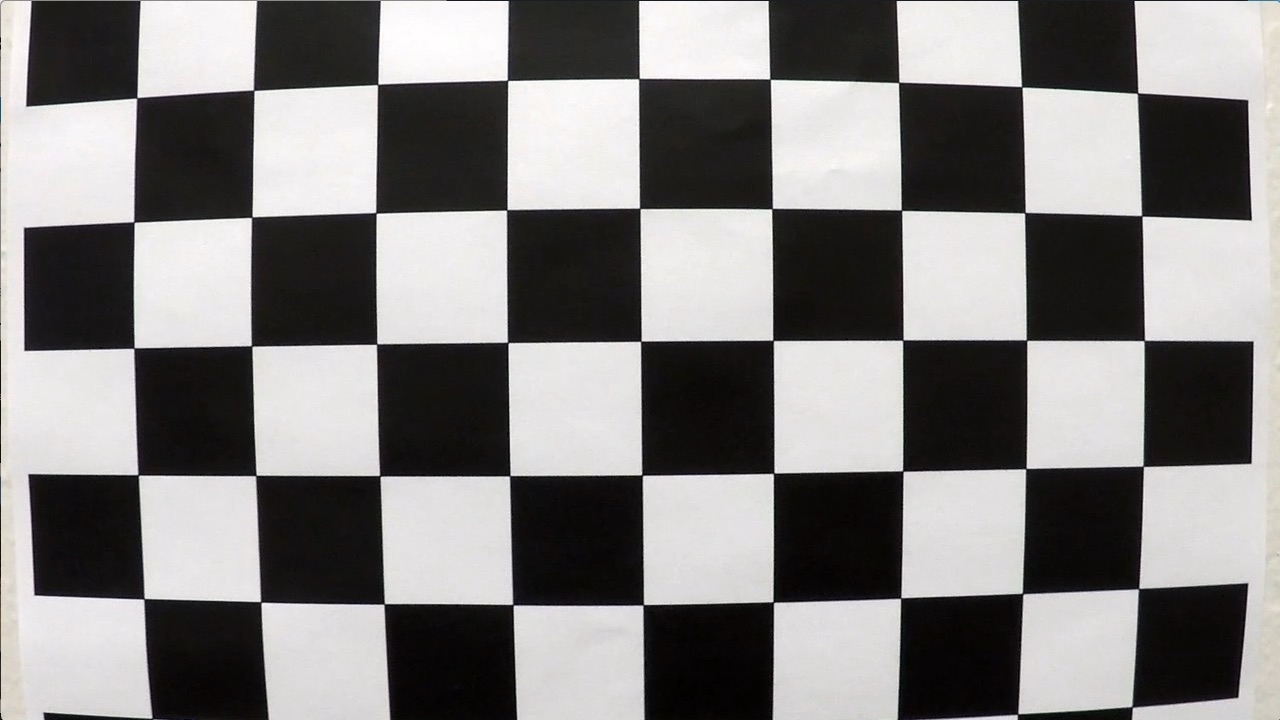
#> input picture camera_cal/calibration1.jpg, 1280 x 720 px
$ jupyter execute --allow-errors v1.ipynb   (shell and % lines are left out)   (older library calls are emulated)
#> lines starting #> are read from the running program, lines starting #| are printed output that depends on the picture
[cell 1]
import numpy as np
import cv2
import matplotlib.pyplot as plt
import matplotlib.image as mpimg

#read in a calibration image
img1 = mpimg.imread('./camera_cal/calibration1.jpg')
#> img1 is the input picture: shape (720, 1280, 3); mean R, G, B 130.1, 128.4, 127.8
#> `ret, corners = cv2.findChessboardCorners(gray, (nx,ny), None)`: ret = False; corners = None
#> (the rest of this cell did not finish here and is left out)

[cell 2]
import glob
#read in and make a list of calibration images
images = glob.glob('./camera_cal/calibration*.jpg')

#Arrays to store object points and image points from all the images
objpoints = []
imgpoints = []

# prepare object points
nx = 9#enter the number of inside corners in x
ny = 6#enter the number of inside corners in y

#prepare object points, like (0,0,0), (1,0,0,) ... (7,5,0)
objp = np.zeros((ny*nx, 3), np.float32)
objp[:,:2] = np.mgrid[0:nx, 0:ny].T.reshape(-1,2)

#> (the rest of this cell did not finish here and is left out)

[cell 3]
# Calculate and return distortion coeffs (dist),
# camera mtx (mtx) to transform 3d object points to 2D images, position of camera in world for rotation and translation vecs
ret, mtx, dist, rvecs, tvecs = cv2.calibrateCamera(objpoints, imgpoints, gray.shape[::-1], None, None)
#> ret = 0.402; mtx = [[1215.1, 0, 674.3], [0, 1227, 357.1], [0, 0, 1]]; dist = [[-0.887, 13.5, -0.00382, -0.00756, -85.37]]; rvecs = ([0.506, -0.211, 0.0337],); tvecs = ([-2.2, -0.223, 20.53],)
#return undistored destination image
dst = cv2.undistort(img1, mtx, dist, None, mtx)
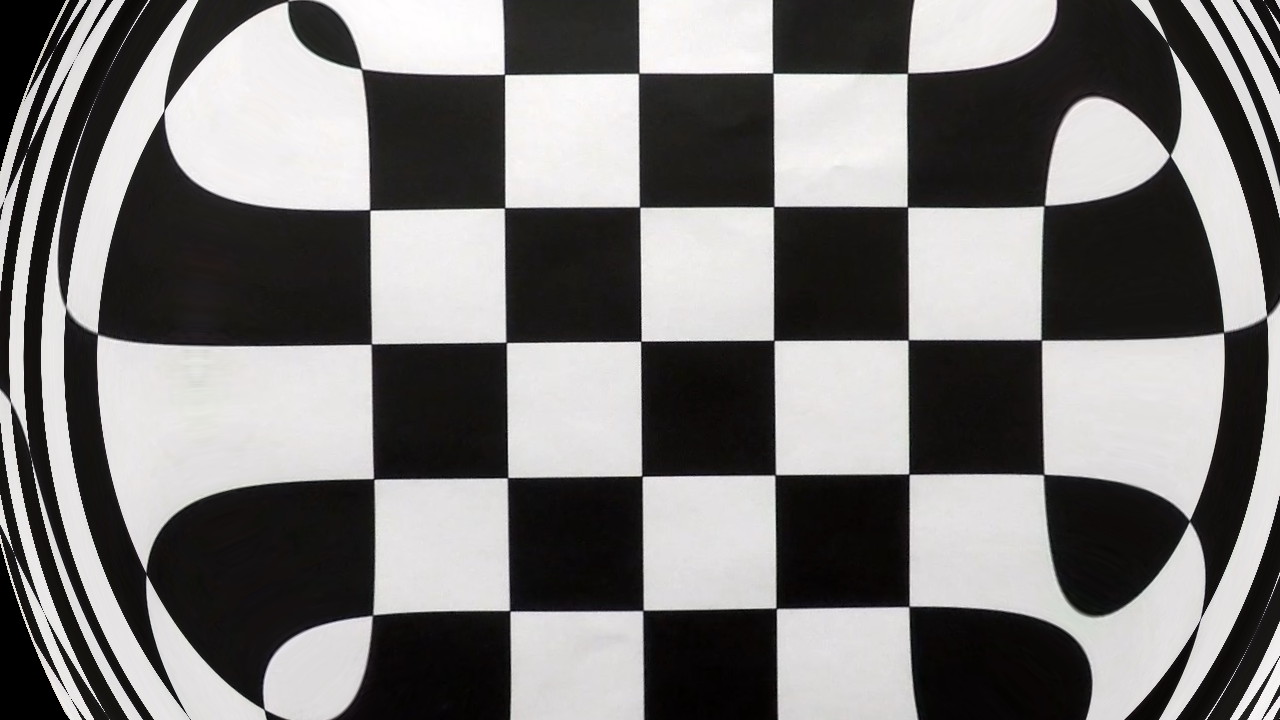
#> dst: shape (720, 1280, 3); mean R, G, B 122.1, 120.6, 119.9
plt.imshow(dst)
